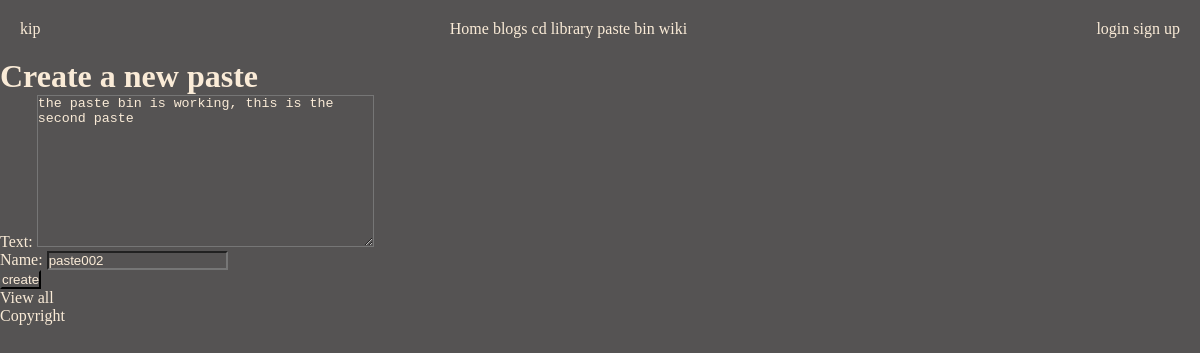
Page /pastebin/paste/edit/2 on the committed database.
### pastebin/models.py (models this page shows, shortened)
class Paste(models.Model):
    text = models.TextField()
    name = models.CharField(max_length=40,null=True, blank=True)
    created_at = models.DateTimeField(auto_now_add=True)
    updated_at = models.DateTimeField(auto_now=True)

### pastebin/views.py (the view)
# urls.py: path("paste/edit/<int:pk>",PasteUpdateView.as_view(), name = "pastebin_paste_edit"),
class PasteUpdateView(UpdateView):
    model = Paste
    fields = ['text', 'name']
    success_url = reverse_lazy("pastebin_paste_list")

### templates/pastebin/paste_form.html (shortened to what this page needs)
{% extends 'base.html' %}
{% block content %}
<h1>Create a new paste</h1>
<form action="" method="post">
    <table>
        {{ form.as_p }}
    </table>
    <input type="submit" name="create" value="create">
</form>
<a href="{% url 'pastebin_paste_list' %}">View all</a>
{% endblock %}

### static/navbar.css (style rules this page uses)
* { color: antiquewhite; background-color: rgb(85, 83, 83); margin: 0; padding: 0; }
a { text-decoration: none; }

### rows in the picture
Paste: text "the paste bin is working, this is the second paste", name "paste002"
